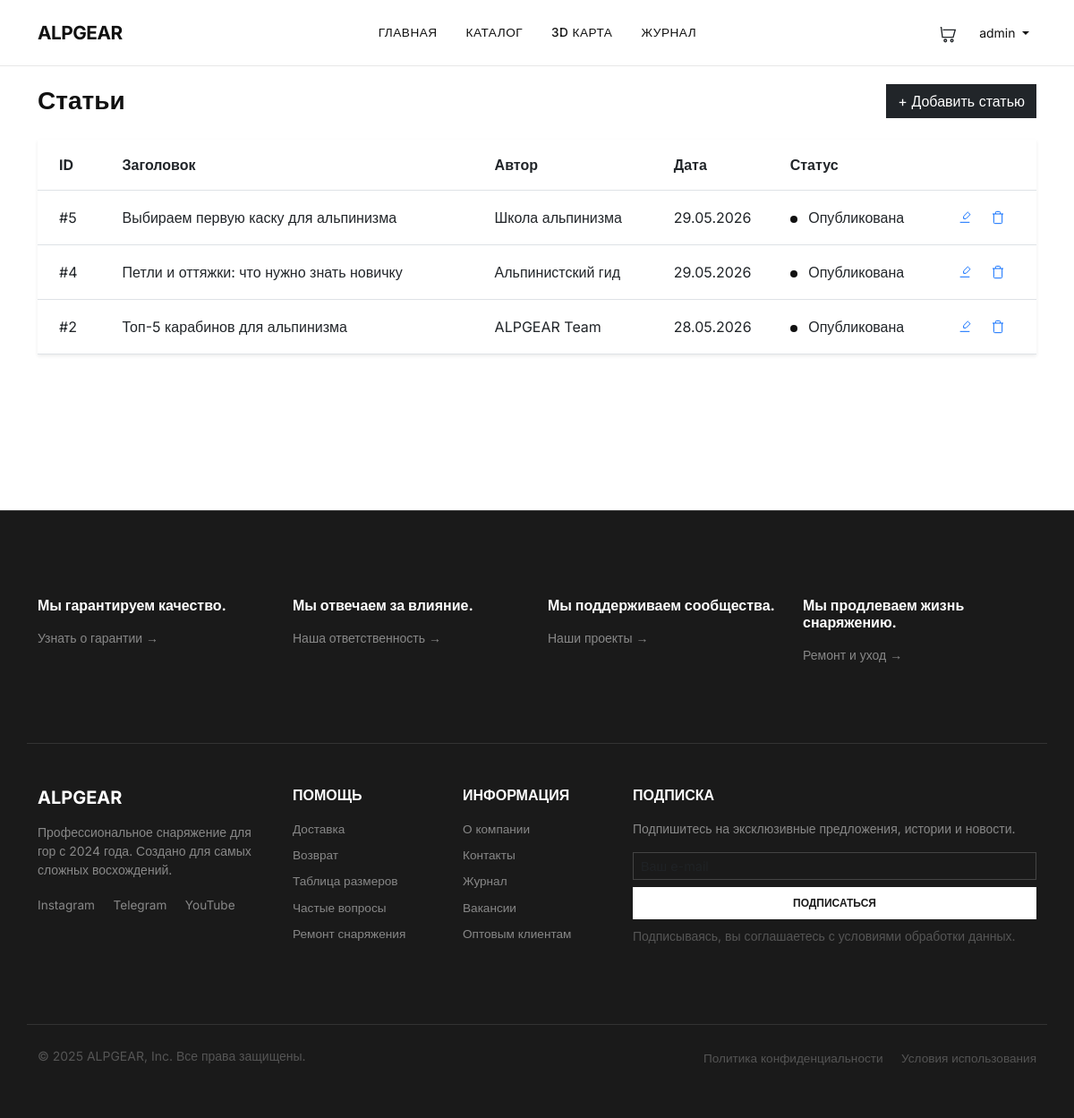
Screenshot of /accounts/admin/articles/ (signed in) with the database file from the repository.
### shop/models.py (models this page shows, shortened)
class Article(models.Model):
    title = models.CharField(max_length=200, verbose_name='Заголовок')
    slug = models.SlugField(max_length=200, unique=True, verbose_name='URL')
    excerpt = models.TextField(verbose_name='Краткое описание', help_text='Отображается в списке статей')
    content = models.TextField(verbose_name='Полный текст')
    image = models.ImageField(upload_to='articles/%Y/%m/%d/', blank=True, verbose_name='Изображение')
    author = models.CharField(max_length=100, default='ALPGEAR Team', verbose_name='Автор')
    created_at = models.DateTimeField(auto_now_add=True, verbose_name='Дата публикации')
    updated_at = models.DateTimeField(auto_now=True, verbose_name='Обновлено')
    is_published = models.BooleanField(default=True, verbose_name='Опубликовано')
    class Meta:
        verbose_name = 'Статья'
        verbose_name_plural = 'Статьи'
        ordering = ['-created_at']

### accounts/views.py (the view)
# urls.py: path('admin/articles/', views.admin_articles, name='admin_articles'),
@login_required
@user_passes_test(is_admin)
def admin_articles(request):
    articles = Article.objects.all().order_by('-created_at')
    return render(request, 'accounts/admin_articles.html', {'articles': articles})

### accounts/views.py (called while the page is built)
def is_admin(user):
    return user.is_superuser or user.is_staff

### cart/cart.py (called while the page is built)
    def __len__(self):
        return sum(item['quantity'] for item in self.cart.values())

### cart/context_processors.py (called while the page is built)
def cart(request):
    return {'cart': Cart(request)}

### templates/accounts/admin_articles.html (shortened to what this page needs)
{% extends "base.html" %}
{% load static %}
{% block content %}
<div class="container py-4">
    <div class="d-flex justify-content-between align-items-center mb-4">
        <h1 class="fw-bold h3 mb-0">Статьи</h1>
        <a href="{% url 'accounts:admin_article_create' %}" class="btn btn-dark rounded-0">+ Добавить статью</a>
    </div>
    <div class="card border-0 shadow-sm rounded-0">
        <div class="table-responsive">
            <table class="table mb-0">
                <thead class="bg-light">
                    <tr>
                        <th class="py-3 px-4">ID</th>
                        <th class="py-3">Заголовок</th>
                        <th class="py-3">Автор</th>
                        <th class="py-3">Дата</th>
                        <th class="py-3">Статус</th>
                        <th class="py-3"></th>
                    </tr>
                </thead>
                <tbody>
                    {% for article in articles %}
                    <tr class="border-bottom">
                        <td class="py-3 px-4 align-middle">#{{ article.id }}</td>
                        <td class="py-3 align-middle">{{ article.title|truncatechars:50 }}</td>
                        <td class="py-3 align-middle">{{ article.author }}</td>
                        <td class="py-3 align-middle">{{ article.created_at|date:"d.m.Y" }}</td>
                        <td class="py-3 align-middle">
                            {% if article.is_published %}
                            <span class="status-icon published"></span> Опубликована
                            {% else %}
                            <span class="status-icon draft"></span> Черновик
                            {% endif %}
                        </td>
                        <td class="py-3 align-middle">
                            <a href="{% url 'accounts:admin_article_edit' article.id %}" class="icon-btn d-inline-flex me-1">
                                <svg width="16" height="16" viewBox="0 0 24 24" fill="none" stroke="currentColor" stroke-width="1.5">
                                    <path d="M17 3l4 4-7 7H10v-4l7-7z"/>
                                    <path d="M4 20h16"/>
                                </svg>
                            </a>
                            <a href="{% url 'accounts:admin_article_delete' article.id %}" class="icon-btn d-inline-flex">
                                <svg width="16" height="16" viewBox="0 0 24 24" fill="none" stroke="currentColor" stroke-width="1.5">
                                    <path d="M3 6h18M19 6v14a2 2 0 0 1-2 2H7a2 2 0 0 1-2-2V6m3 0V4a2 2 0 0 1 2-2h4a2 2 0 0 1 2 2v2"/>
                                </svg>
                            </a>
                        </td>
                    </tr>
                    {% endfor %}
                </tbody>
            </table>
        </div>
    </div>
</div>
{% endblock %}

### templates/base.html (shortened to what this page needs)
<!DOCTYPE html>
<html lang="ru">
<head>
    <link href="https://cdn.jsdelivr.net/npm/bootstrap@5.3.0/dist/css/bootstrap.min.css" rel="stylesheet">
    {% load static %}
    <link href="{% static 'css/style.css' %}" rel="stylesheet">
</head>
<body>
<link href="{% static 'css/admin-style.css' %}" rel="stylesheet">
<nav class="navbar navbar-expand-lg fixed-top">
    <div class="container">
        <a class="navbar-brand" href="{% url 'home' %}">ALPGEAR</a>
        <div class="collapse navbar-collapse" id="navbarNav">
            <ul class="navbar-nav mx-auto">
                <li class="nav-item"><a class="nav-link" href="{% url 'home' %}">ГЛАВНАЯ</a></li>
                <li class="nav-item"><a class="nav-link" href="{% url 'shop:product_list' %}">КАТАЛОГ</a></li>
                <li class="nav-item"><a class="nav-link" href="{% url 'mountain_map' %}">3D КАРТА</a></li>
                <li class="nav-item"><a class="nav-link" href="{% url 'shop:article_list' %}">ЖУРНАЛ</a></li>
            </ul>
            <div class="d-flex gap-3 align-items-center">
                <a href="{% url 'cart:cart_detail' %}" class="position-relative text-dark text-decoration-none">
                    <svg width="22" height="22" viewBox="0 0 24 24" fill="none" stroke="currentColor" stroke-width="1.5">
                        <circle cx="9" cy="20" r="1.5"/>
                        <circle cx="17" cy="20" r="1.5"/>
                        <path d="M3 4h1l1.5 12h13L21 7H6"/>
                    </svg>
                </a>
                {% if user.is_authenticated %}
                <div class="dropdown">
                    <button class="btn btn-sm dropdown-toggle" style="background: transparent; color: #111; border: none;" type="button" data-bs-toggle="dropdown">
                        {{ user.username }}
                    </button>
                </div>
                {% else %}
<a href="{% url 'accounts:login' %}" class="nav-link">ВХОД</a>
<a href="{% url 'accounts:register' %}" class="nav-link">РЕГИСТРАЦИЯ</a>
                {% endif %}
            </div>
        </div>
    </div>
</nav>
<main style="margin-top: 70px;">
    {% block content %}{% endblock %}
</main>
<footer class="footer" style="background: #1a1a1a; color: #ccc; border-top: 1px solid #333;">
    <div class="container">
        <div class="row py-5 border-bottom" style="border-color: #333 !important;">
            <div class="col-md-3 mb-4">
                <h6 class="fw-bold mb-3" style="color: #fff;">Мы гарантируем качество.</h6>
                <p class="small" style="color: #888;">Узнать о гарантии →</p>
            </div>
            <div class="col-md-3 mb-4">
                <h6 class="fw-bold mb-3" style="color: #fff;">Мы отвечаем за влияние.</h6>
                <p class="small" style="color: #888;">Наша ответственность →</p>
            </div>
            <div class="col-md-3 mb-4">
                <h6 class="fw-bold mb-3" style="color: #fff;">Мы поддерживаем сообщества.</h6>
                <p class="small" style="color: #888;">Наши проекты →</p>
            </div>
            <div class="col-md-3 mb-4">
                <h6 class="fw-bold mb-3" style="color: #fff;">Мы продлеваем жизнь снаряжению.</h6>
                <p class="small" style="color: #888;">Ремонт и уход →</p>
            </div>
        </div>
        <div class="row py-5">
            <div class="col-md-3 mb-4">
                <h5 class="fw-bold mb-3" style="color: #fff;">ALPGEAR</h5>
                <p class="small" style="color: #888;">Профессиональное снаряжение для гор с 2024 года. Создано для самых
                    сложных восхождений.</p>
                <div class="mt-3">
                    <a href="#" class="text-decoration-none me-3" style="color: #888;">Instagram</a>
                    <a href="#" class="text-decoration-none me-3" style="color: #888;">Telegram</a>
                    <a href="#" class="text-decoration-none" style="color: #888;">YouTube</a>
                </div>
            </div>
            <div class="col-md-2 mb-4">
                <h6 class="fw-bold mb-3" style="color: #fff;">ПОМОЩЬ</h6>
                <ul class="list-unstyled small">
                    <li class="mb-2"><a href="#" class="text-decoration-none" style="color: #888;">Доставка</a></li>
                    <li class="mb-2"><a href="#" class="text-decoration-none" style="color: #888;">Возврат</a></li>
                    <li class="mb-2"><a href="#" class="text-decoration-none" style="color: #888;">Таблица размеров</a>
                    </li>
                    <li class="mb-2"><a href="#" class="text-decoration-none" style="color: #888;">Частые вопросы</a>
                    </li>
                    <li class="mb-2"><a href="#" class="text-decoration-none" style="color: #888;">Ремонт снаряжения</a>
                    </li>
                </ul>
            </div>
            <div class="col-md-2 mb-4">
                <h6 class="fw-bold mb-3" style="color: #fff;">ИНФОРМАЦИЯ</h6>
                <ul class="list-unstyled small">
                    <li class="mb-2"><a href="#" class="text-decoration-none" style="color: #888;">О компании</a></li>
                    <li class="mb-2"><a href="#" class="text-decoration-none" style="color: #888;">Контакты</a></li>
                    <li class="mb-2"><a href="#" class="text-decoration-none" style="color: #888;">Журнал</a></li>
                    <li class="mb-2"><a href="#" class="text-decoration-none" style="color: #888;">Вакансии</a></li>
                    <li class="mb-2"><a href="#" class="text-decoration-none" style="color: #888;">Оптовым клиентам</a>
                    </li>
                </ul>
            </div>
            <div class="col-md-5 mb-4">
                <h6 class="fw-bold mb-3" style="color: #fff;">ПОДПИСКА</h6>
                <p class="small" style="color: #888;">Подпишитесь на эксклюзивные предложения, истории и новости.</p>
                <div class="d-flex flex-column gap-2">
                    <input type="email" id="footer-email" class="form-control form-control-sm rounded-0 bg-transparent"
                           style="border-color: #444; color: #fff;" placeholder="Ваш e-mail">
                    <button type="button" id="footer-subscribe" class="btn"
                            style="background: #fff; color: #1a1a1a; border-radius: 0; padding: 8px 20px; font-size: 12px; font-weight: 600;">
                        ПОДПИСАТЬСЯ
                    </button>
                </div>
                <p class="small mt-2" style="color: #555;">Подписываясь, вы соглашаетесь с условиями обработки
                    данных.</p>
            </div>
        </div>
        <div class="row py-4 border-top" style="border-color: #333 !important;">
            <div class="col-md-6 text-center text-md-start">
                <p class="small mb-0" style="color: #555;">© 2025 ALPGEAR, Inc. Все права защищены.</p>
            </div>
            <div class="col-md-6 text-center text-md-end">
                <a href="#" class="text-decoration-none small me-3" style="color: #555;">Политика конфиденциальности</a>
                <a href="#" class="text-decoration-none small" style="color: #555;">Условия использования</a>
            </div>
        </div>
    </div>
</footer>
</body>
</html>

### static/css/style.css (style rules this page uses)
:root { --white: #ffffff; --black: #111111; --gray: #666666; --light-gray: #f5f5f5; --border: #e8e8e8; --gold: #c9a03d; }
body { font-family: 'Inter', sans-serif; background: var(--white); color: var(--black); }
.form-control, .form-select { border-radius: 0; border-color: var(--border); font-size: 0.9rem; }
.status-icon { width: 6px; height: 6px; border-radius: 50%; display: inline-block; margin-right: 8px; }

### static/css/admin-style.css (style rules this page uses)
.status-icon { width: 8px; height: 8px; border-radius: 50%; display: inline-block; margin-right: 8px; }
.status-icon.published { background-color: #111; }
.icon-btn { display: inline-flex; align-items: center; justify-content: center; width: 28px; height: 28px; border-radius: 0; transition: all 0.2s; }

### templates/base.html (style rules this page uses)
body { font-family: 'Inter', sans-serif; background: #ffffff; }
.navbar { padding: 1rem 0; background: rgba(255, 255, 255, 0.98); backdrop-filter: blur(10px); border-bottom: 1px solid #e8e8e8; }
.navbar-brand { font-weight: 700; font-size: 1.3rem; letter-spacing: -0.5px; color: #111 !important; }
.nav-link { color: #111 !important; font-weight: 500; font-size: 0.85rem; text-transform: uppercase; letter-spacing: 0.5px; padding: 0.5rem 1rem !important; transition: color 0.2s; }
.footer { background: #fafafa; border-top: 1px solid #e8e8e8; padding: 3rem 0 2rem; }
.footer a { color: #666; text-decoration: none; font-size: 0.85rem; }
main { min-height: calc(100vh - 300px); }

### rows the page displays
Article: id "5", title "Выбираем первую каску для альпинизма", author "Школа альпинизма", created_at "29.05.2026", is_published True (drawn)
Article: id "4", title "Петли и оттяжки: что нужно знать новичку", author "Альпинистский гид", created_at "29.05.2026", is_published True (drawn)
Article: id "2", title "Топ-5 карабинов для альпинизма", author "ALPGEAR Team", created_at "28.05.2026", is_published True (drawn)

### other values shown
{{ user.username }} "admin"
